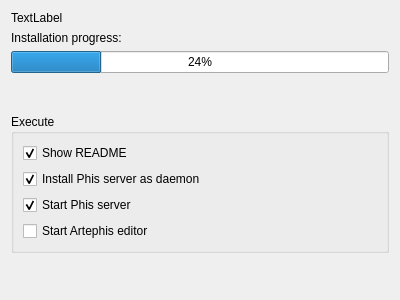
<?xml version="1.0" encoding="UTF-8"?>
<ui version="4.0">
 <class>WizardInstall</class>
 <widget class="QWizardPage" name="WizardInstall">
  <property name="geometry">
   <rect>
    <x>0</x>
    <y>0</y>
    <width>400</width>
    <height>300</height>
   </rect>
  </property>
  <property name="windowTitle">
   <string>WizardPage</string>
  </property>
  <property name="title">
   <string>Installing</string>
  </property>
  <property name="subTitle">
   <string>Setup is now installing Phisketeer on your computer.</string>
  </property>
  <layout class="QVBoxLayout" name="verticalLayout">
   <item>
    <widget class="QLabel" name="_label">
     <property name="text">
      <string>TextLabel</string>
     </property>
    </widget>
   </item>
   <item>
    <widget class="QLabel" name="label_2">
     <property name="text">
      <string>Installation progress:</string>
     </property>
    </widget>
   </item>
   <item>
    <widget class="QProgressBar" name="_progress">
     <property name="value">
      <number>24</number>
     </property>
    </widget>
   </item>
   <item>
    <spacer name="verticalSpacer">
     <property name="orientation">
      <enum>Qt::Vertical</enum>
     </property>
     <property name="sizeHint" stdset="0">
      <size>
       <width>20</width>
       <height>40</height>
      </size>
     </property>
    </spacer>
   </item>
   <item>
    <widget class="QGroupBox" name="_box">
     <property name="title">
      <string>Execute</string>
     </property>
     <property name="flat">
      <bool>true</bool>
     </property>
     <layout class="QVBoxLayout" name="verticalLayout_2">
      <item>
       <widget class="QCheckBox" name="_readme">
        <property name="text">
         <string>Show README</string>
        </property>
        <property name="checked">
         <bool>true</bool>
        </property>
       </widget>
      </item>
      <item>
       <widget class="QCheckBox" name="_daemon">
        <property name="text">
         <string>Install Phis server as daemon</string>
        </property>
        <property name="checked">
         <bool>true</bool>
        </property>
       </widget>
      </item>
      <item>
       <widget class="QCheckBox" name="_phis">
        <property name="text">
         <string>Start Phis server</string>
        </property>
        <property name="checked">
         <bool>true</bool>
        </property>
       </widget>
      </item>
      <item>
       <widget class="QCheckBox" name="_artephis">
        <property name="text">
         <string>Start Artephis editor</string>
        </property>
       </widget>
      </item>
     </layout>
    </widget>
   </item>
   <item>
    <spacer name="verticalSpacer_2">
     <property name="orientation">
      <enum>Qt::Vertical</enum>
     </property>
     <property name="sizeHint" stdset="0">
      <size>
       <width>20</width>
       <height>40</height>
      </size>
     </property>
    </spacer>
   </item>
  </layout>
 </widget>
 <resources/>
 <connections/>
</ui>
